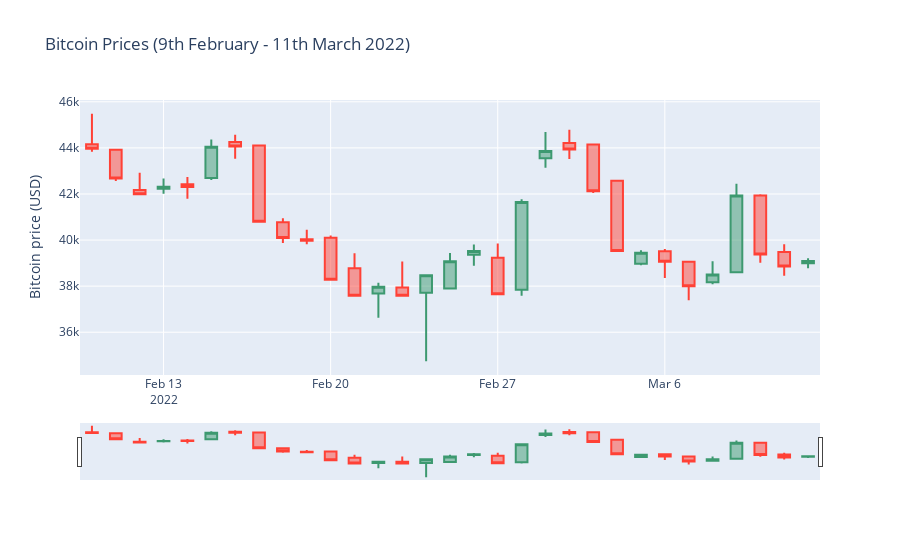

Notebook code cell kept with this figure:
### Markdown cell above
In cryptocurrency a popular method to display the movements of the price of a currency is by using a candlestick chart.
So finally we are now ready to use plotly to create our Candlestick Chart.

### Code cell
fig = go.Figure(data=[go.Candlestick(x=candlestick_data['date'],
                                     open=candlestick_data['Price']['first'], 
                                     high=candlestick_data['Price']['max'],
                                     low=candlestick_data['Price']['min'], 
                                     close=candlestick_data['Price']['last'])
                     ])

fig.update_layout( title='Bitcoin Prices (9th February - 11th March 2022)',
    yaxis_title='Bitcoin price (USD)', xaxis_rangeslider_visible=True)

fig.show()
